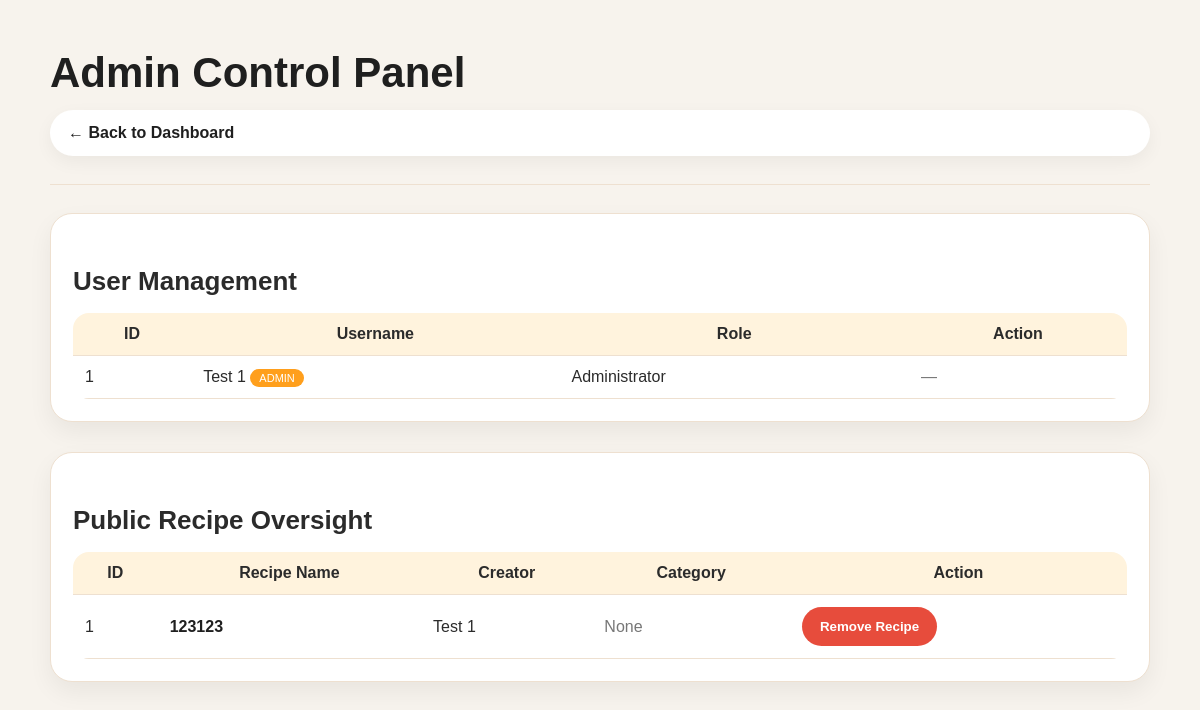
Page /admin (signed in) on the earlier database version.
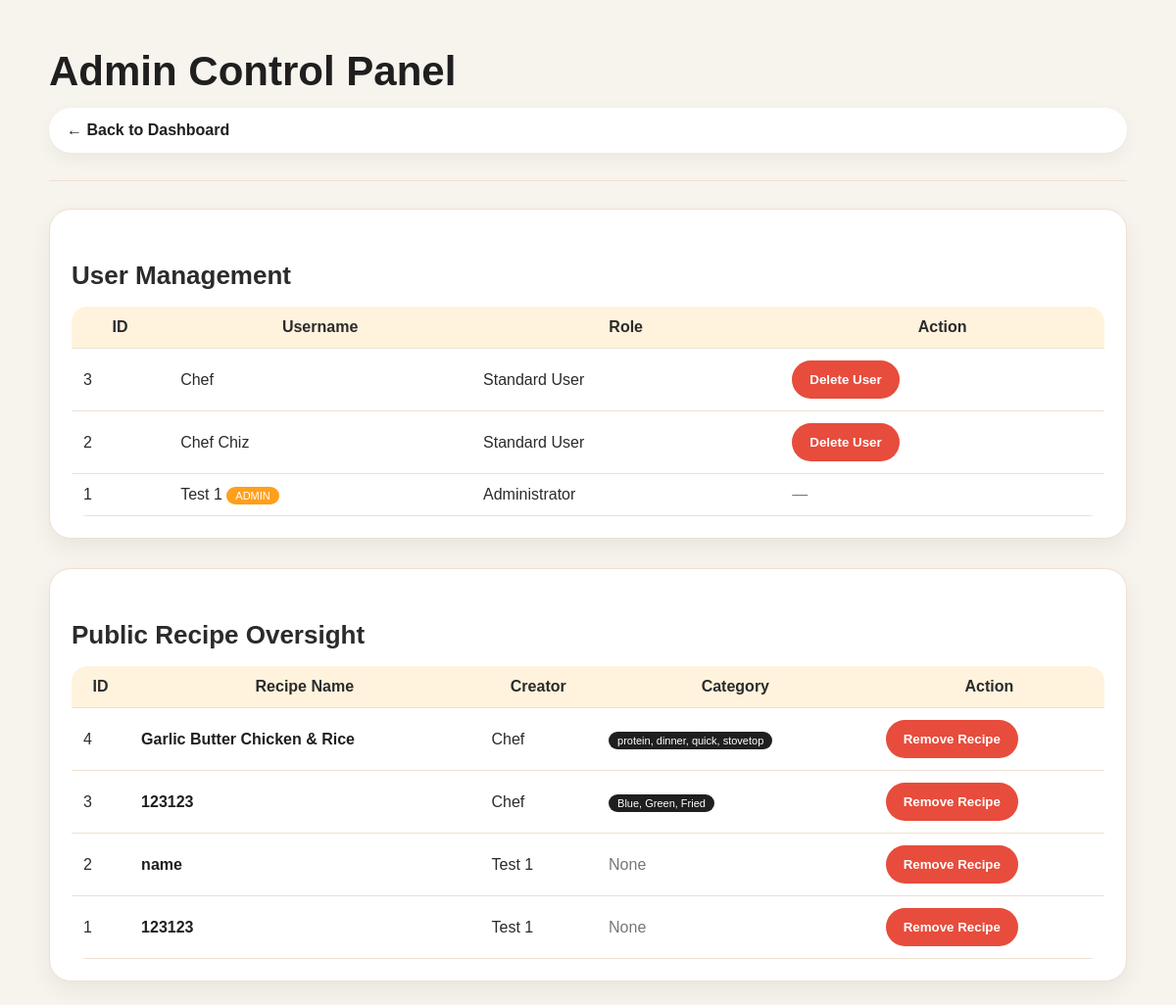
Same page on the later database version.
### app.py (models this page shows)
class User(db.Model):
    id = db.Column(db.Integer, primary_key=True)
    is_admin = db.Column(db.Boolean, default=False)
    username = db.Column(db.String(80), unique=True, nullable=False)
    password = db.Column(db.String(200), nullable=False)
    recipes = db.relationship(
        'Recipe',
        backref='owner',
        lazy=True,
        cascade="all, delete-orphan"
    )

class Recipe(db.Model):
    id = db.Column(db.Integer, primary_key=True)
    name = db.Column(db.String(100), nullable=False)
    servings = db.Column(db.Integer, nullable=False)
    instructions = db.Column(db.Text, nullable=True)
    ingredients = db.relationship(
        'Ingredient',
        backref='recipe',
        lazy=True,
        cascade="all, delete-orphan"
    )
    calories = db.Column(db.Integer, default=0, nullable=True)
    protein = db.Column(db.Integer, default=0, nullable=True)
    carbs = db.Column(db.Integer, default=0, nullable=True)
    fat = db.Column(db.Integer, default=0, nullable=True)
    tags = db.Column(db.String(200), nullable=True)
    is_public = db.Column(db.Boolean, default=False)
    user_id = db.Column(db.Integer, db.ForeignKey('user.id'), nullable=False)
    image_filename = db.Column(db.String(255), nullable=True)
    forked_from = db.Column(db.String(80), nullable=True)
    ratings = db.relationship(
        'Rating',
        backref='recipe',
        lazy=True,
        cascade="all, delete-orphan"
    )
    comments = db.relationship(
        'Comment',
        backref='recipe',
        lazy=True,
        cascade="all, delete-orphan"
    )

### app.py (the view)
@app.route('/admin')
@admin_required
def admin_dashboard():
    users = User.query.order_by(User.username).all()
    public_recipes = Recipe.query.filter_by(is_public=True).order_by(Recipe.id.desc()).all()
    return render_template('admin.html', users=users, recipes=public_recipes)

### app.py (called while the page is built)
def admin_required(f):
    @wraps(f)
    def decorated(*args, **kwargs):
        if 'user_id' not in session:
            return redirect(url_for('login'))
        user = User.query.get(session['user_id'])
        if not user or not user.is_admin:
            return "Forbidden", 403
        return f(*args, **kwargs)
    return decorated

@app.before_request
def clear_stale_session():
    if 'user_id' in session:
        user = User.query.get(session['user_id'])
        if not user:
            session.clear()

### templates/admin.html (shortened to what this page needs)
<!DOCTYPE html>
<html lang="en">
<head>
    <link rel="stylesheet" href="{{ url_for('static', filename='style.css') }}">
</head>
<body class="page-body">
    <div class="container dashboard-container">
        <h1 class="page-title">Admin Control Panel</h1>
        <p class="nav-bar">
            <a class="nav-link" href="/">← Back to Dashboard</a>
        </p>
        <hr class="divider">
        <div class="card" style="margin-bottom: 30px;">
            <h2 class="section-title">User Management</h2>
            <table>
                <thead>
                    <tr>
                        <th>ID</th>
                        <th>Username</th>
                        <th>Role</th>
                        <th>Action</th>
                    </tr>
                </thead>
                <tbody>
                    {% for user in users %}
                    <tr>
                        <td>{{ user.id }}</td>
                        <td>
                            {{ user.username }}
                            {% if user.is_admin %}
                                <span class="badge-admin">ADMIN</span>
                            {% endif %}
                        </td>
                        <td>{{ 'Administrator' if user.is_admin else 'Standard User' }}</td>
                        <td>
                            {% if not user.is_admin %}
                            <form method="POST" action="/admin/delete_user/{{ user.id }}"
                                  onsubmit="return confirm('CRITICAL: Delete user {{ user.username }} and ALL their recipes?')">
                                <button class="btn btn-delete" type="submit">Delete User</button>
                            </form>
                            {% else %}
                            <span class="text-muted">—</span>
                            {% endif %}
                        </td>
                    </tr>
                    {% endfor %}
                </tbody>
            </table>
        </div>
        <div class="card">
            <h2 class="section-title">Public Recipe Oversight</h2>
            <table>
                <thead>
                    <tr>
                        <th>ID</th>
                        <th>Recipe Name</th>
                        <th>Creator</th>
                        <th>Category</th>
                        <th>Action</th>
                    </tr>
                </thead>
                <tbody>
                    {% for recipe in recipes %}
                    <tr>
                        <td>{{ recipe.id }}</td>
                        <td>
                            <a class="recipe-link" href="/recipe/{{ recipe.id }}">
                                {{ recipe.name }}
                            </a>
                        </td>
                        <td>{{ recipe.owner.username }}</td>
                        <td>
                            {% if recipe.tags %}
                                <span class="badge-admin" style="background: var(--dark);">{{ recipe.tags }}</span>
                            {% else %}
                                <span class="text-muted">None</span>
                            {% endif %}
                        </td>
                        <td>
                            <form method="POST" action="/admin/delete_recipe/{{ recipe.id }}"
                                  onsubmit="return confirm('Delete recipe {{ recipe.name }}?')">
                                <button class="btn btn-delete" type="submit">Remove Recipe</button>
                            </form>
                        </td>
                    </tr>
                    {% endfor %}
                </tbody>
            </table>
        </div>
    </div>
</body>
</html>

Differences in the rows shown:
added User: id "3", username "Chef", is_admin "Standard User"
added User: id "2", username "Chef Chiz", is_admin "Standard User"
added Recipe: id "4", name "Garlic Butter Chicken & Rice", owner.username "Chef", tags "protein, dinner, quick, stovetop"
added Recipe: id "3", name "123123", owner.username "Chef", tags "Blue, Green, Fried"
added Recipe: id "2", name "name", owner.username "Test 1", tags "None"
